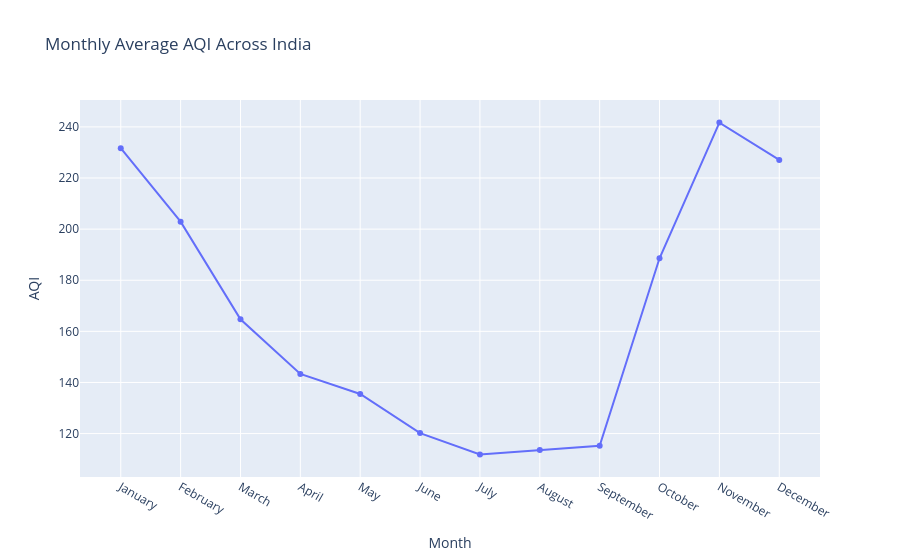

This figure's notebook cell:
### Markdown cell above
## 8. Monthly Average AQI Trend

### Code cell
air_df["Month"] = air_df["Date"].dt.month_name()

month_order = [
    "January","February","March","April","May","June",
    "July","August","September","October","November","December"
]

monthly_aqi = (
    air_df.groupby("Month")["AQI"]
    .mean()
    .reindex(month_order)
    .reset_index()
)

fig = px.line(
    monthly_aqi,
    x="Month",
    y="AQI",
    markers=True,
    title="Monthly Average AQI Across India"
)

fig.show()

### Figure 1 — Plotly figure (JSON) as saved in the notebook; plotly's stock layout.template omitted (floating-point values rounded to 4 significant figures)
{"data": [{"hovertemplate": "Month=%{x}<br>AQI=%{y}<extra></extra>", "legendgroup": "", "line": {"color": "#636efa", "dash": "solid"}, "marker": {"symbol": "circle"}, "mode": "lines+markers", "name": "", "orientation": "v", "showlegend": false, "type": "scatter", "x": ["January", "February", "March", "April", "May", "June", "July", "August", "September", "October", "November", "December"], "xaxis": "x", "y": [231.7, 202.9, 164.7, 143.4, 135.5, 120.2, 111.9, 113.6, 115.2, 188.6, 241.7, 227.1], "yaxis": "y"}], "layout": {"legend": {"tracegroupgap": 0}, "title": {"text": "Monthly Average AQI Across India"}, "xaxis": {"anchor": "y", "domain": [0, 1], "title": {"text": "Month"}}, "yaxis": {"anchor": "x", "domain": [0, 1], "title": {"text": "AQI"}}}}
